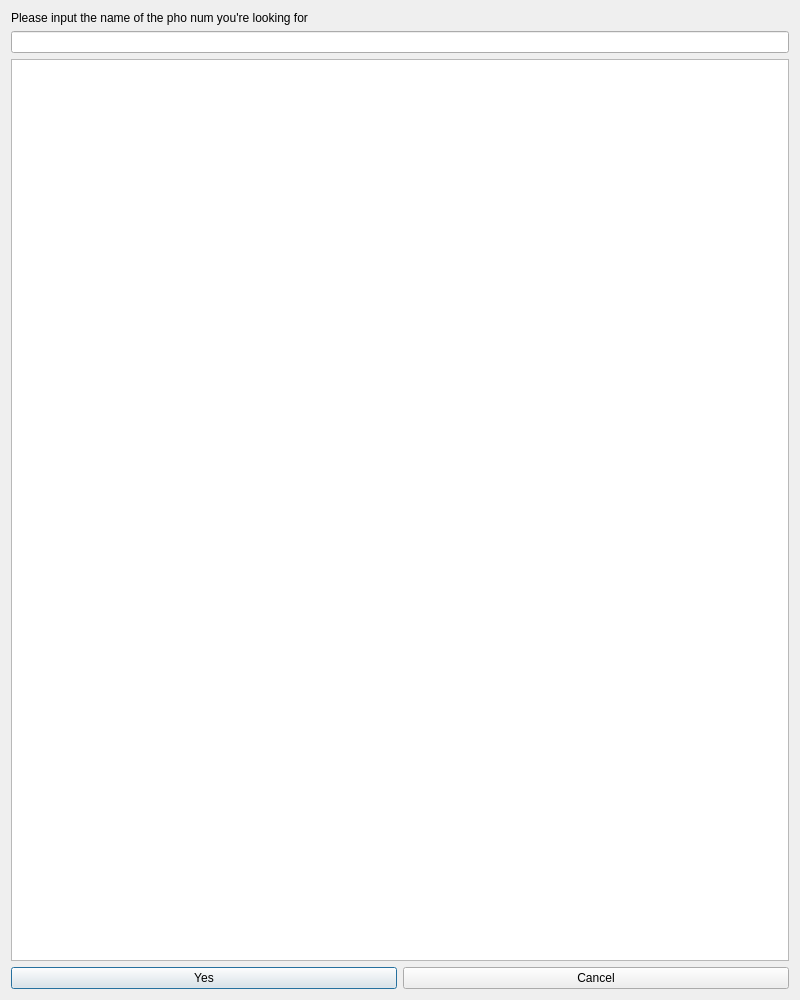
<?xml version="1.0" encoding="UTF-8"?>
<ui version="4.0">
 <class>Dialog_call</class>
 <widget class="QDialog" name="Dialog_call">
  <property name="geometry">
   <rect>
    <x>0</x>
    <y>0</y>
    <width>800</width>
    <height>1000</height>
   </rect>
  </property>
  <property name="minimumSize">
   <size>
    <width>800</width>
    <height>1000</height>
   </size>
  </property>
  <property name="windowTitle">
   <string>Dialog</string>
  </property>
  <layout class="QGridLayout" name="gridLayout">
   <item row="0" column="0">
    <layout class="QVBoxLayout" name="verticalLayout">
     <item>
      <widget class="QLabel" name="label">
       <property name="text">
        <string>Please input the name of the pho num you're looking for</string>
       </property>
      </widget>
     </item>
     <item>
      <widget class="QLineEdit" name="call_line"/>
     </item>
     <item>
      <widget class="QPlainTextEdit" name="call_plain">
       <property name="readOnly">
        <bool>true</bool>
       </property>
      </widget>
     </item>
     <item>
      <layout class="QHBoxLayout" name="horizontalLayout">
       <item>
        <widget class="QPushButton" name="call_a">
         <property name="text">
          <string>Yes</string>
         </property>
        </widget>
       </item>
       <item>
        <widget class="QPushButton" name="call_b">
         <property name="text">
          <string>Cancel</string>
         </property>
        </widget>
       </item>
      </layout>
     </item>
    </layout>
   </item>
  </layout>
 </widget>
 <resources/>
 <connections/>
</ui>
